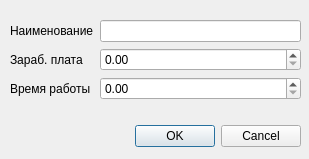
<?xml version="1.0" encoding="UTF-8"?>
<ui version="4.0">
 <class>AddPersonalDialog</class>
 <widget class="QDialog" name="AddPersonalDialog">
  <property name="geometry">
   <rect>
    <x>0</x>
    <y>0</y>
    <width>309</width>
    <height>159</height>
   </rect>
  </property>
  <property name="windowTitle">
   <string>Добавление персонала</string>
  </property>
  <property name="modal">
   <bool>true</bool>
  </property>
  <widget class="QDialogButtonBox" name="addPersonOK">
   <property name="geometry">
    <rect>
     <x>120</x>
     <y>120</y>
     <width>181</width>
     <height>32</height>
    </rect>
   </property>
   <property name="orientation">
    <enum>Qt::Horizontal</enum>
   </property>
   <property name="standardButtons">
    <set>QDialogButtonBox::Cancel|QDialogButtonBox::Ok</set>
   </property>
  </widget>
  <widget class="QWidget" name="formLayoutWidget">
   <property name="geometry">
    <rect>
     <x>10</x>
     <y>20</y>
     <width>291</width>
     <height>91</height>
    </rect>
   </property>
   <layout class="QFormLayout" name="formLayout">
    <item row="0" column="0">
     <widget class="QLabel" name="label">
      <property name="text">
       <string>Наименование</string>
      </property>
     </widget>
    </item>
    <item row="0" column="1">
     <widget class="QLineEdit" name="personalNameEdit"/>
    </item>
    <item row="1" column="0">
     <widget class="QLabel" name="label_2">
      <property name="text">
       <string>Зараб. плата</string>
      </property>
     </widget>
    </item>
    <item row="1" column="1">
     <widget class="QDoubleSpinBox" name="salaryValue"/>
    </item>
    <item row="2" column="0">
     <widget class="QLabel" name="label_3">
      <property name="text">
       <string>Время работы</string>
      </property>
     </widget>
    </item>
    <item row="2" column="1">
     <widget class="QDoubleSpinBox" name="workTimeValue"/>
    </item>
   </layout>
  </widget>
 </widget>
 <resources/>
 <connections>
  <connection>
   <sender>addPersonOK</sender>
   <signal>accepted()</signal>
   <receiver>AddPersonalDialog</receiver>
   <slot>accept()</slot>
   <hints>
    <hint type="sourcelabel">
     <x>248</x>
     <y>254</y>
    </hint>
    <hint type="destinationlabel">
     <x>157</x>
     <y>274</y>
    </hint>
   </hints>
  </connection>
  <connection>
   <sender>addPersonOK</sender>
   <signal>rejected()</signal>
   <receiver>AddPersonalDialog</receiver>
   <slot>reject()</slot>
   <hints>
    <hint type="sourcelabel">
     <x>316</x>
     <y>260</y>
    </hint>
    <hint type="destinationlabel">
     <x>286</x>
     <y>274</y>
    </hint>
   </hints>
  </connection>
 </connections>
</ui>
